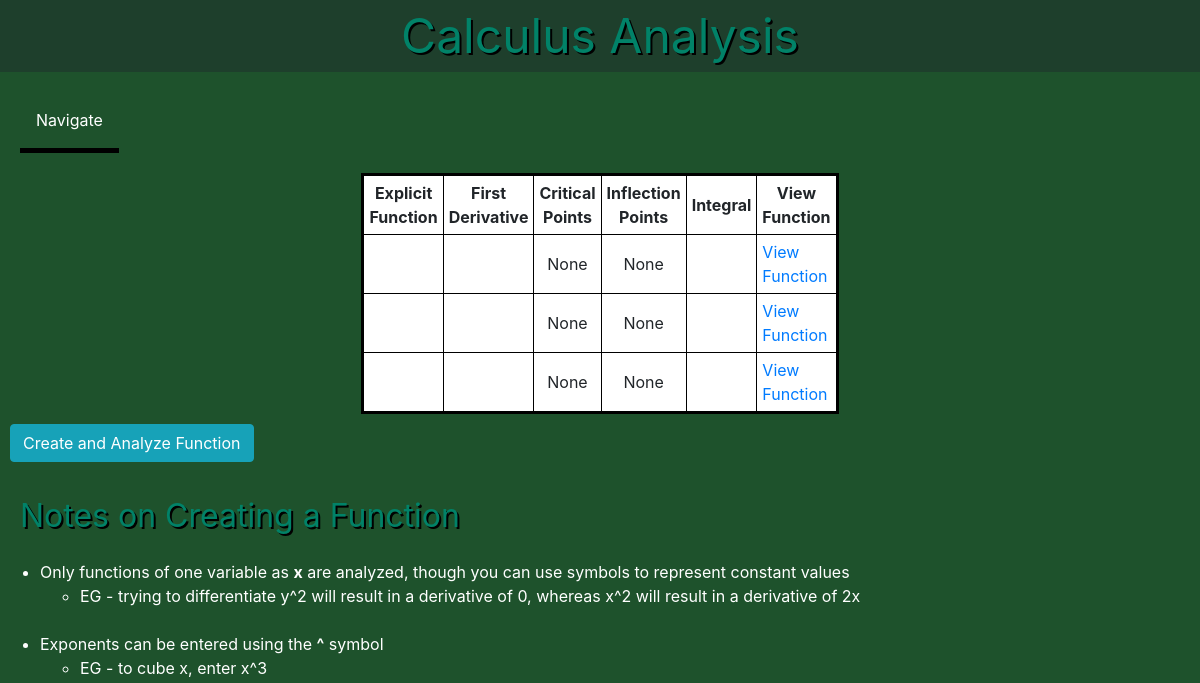
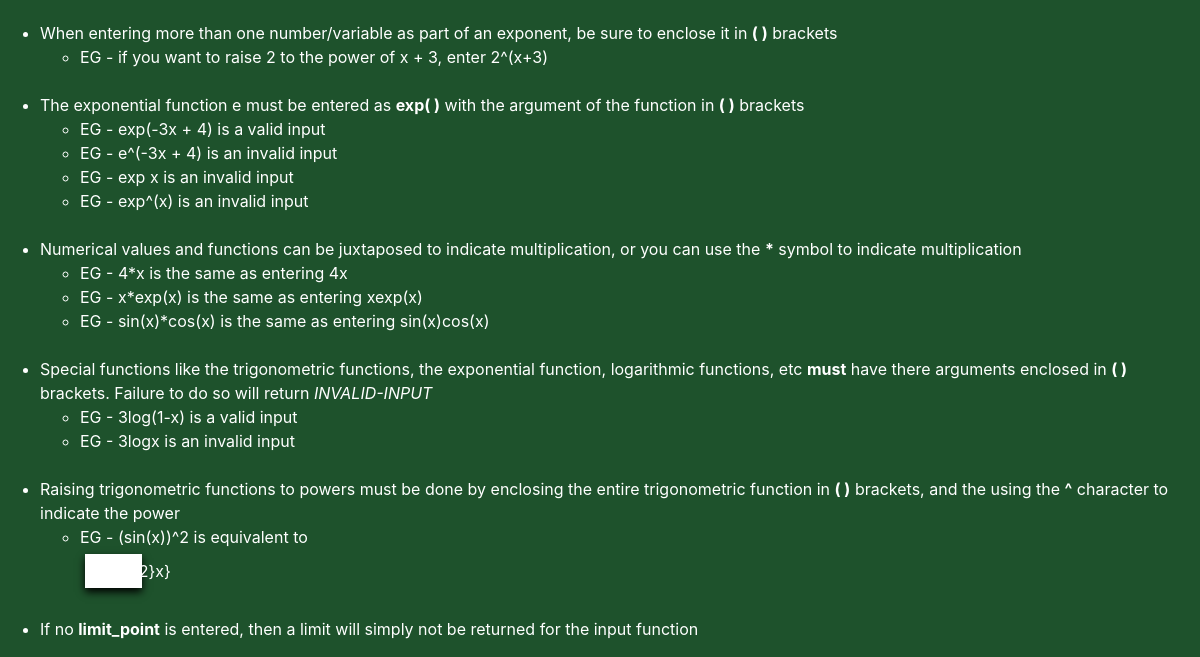
The app's page /calculus_tool/ (signed in), older data (2 pictures, top to bottom).
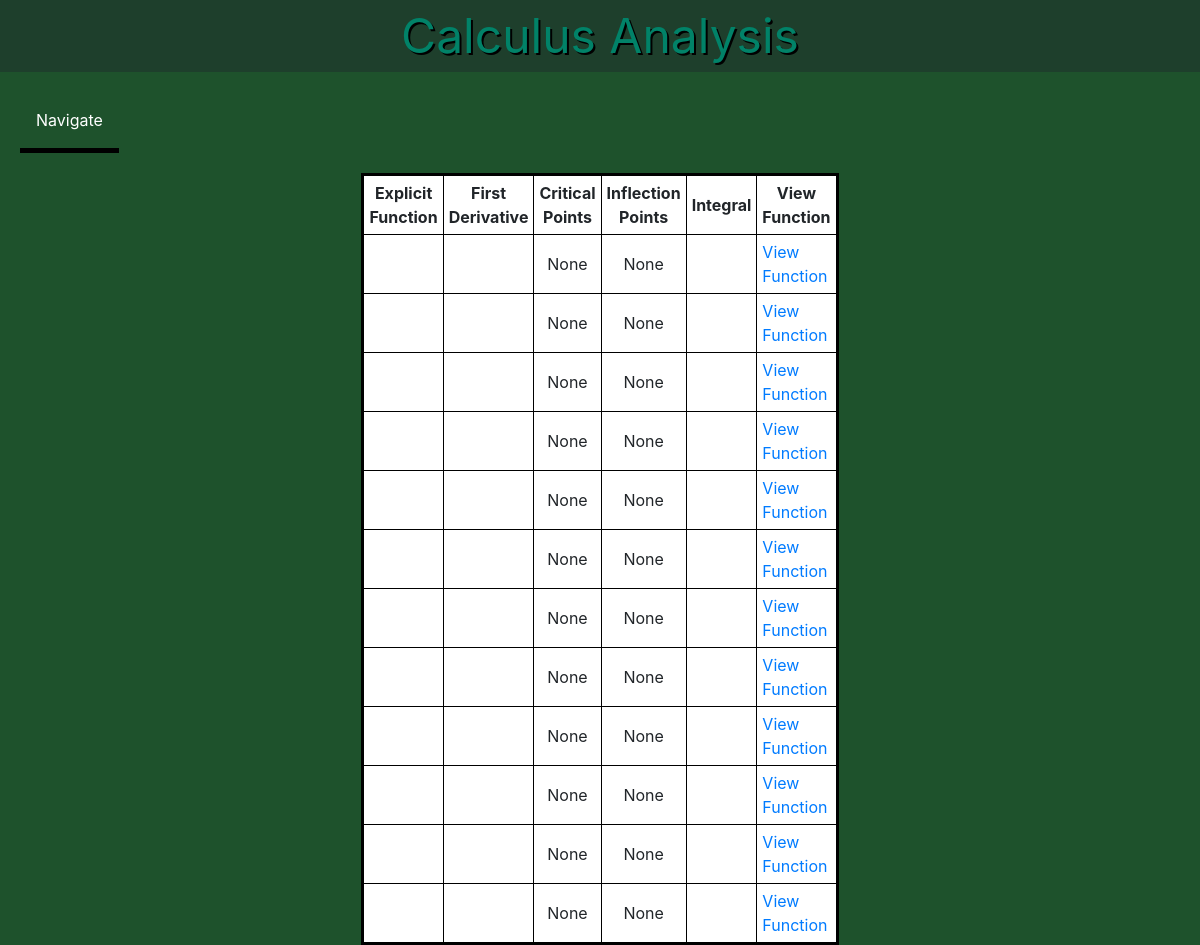
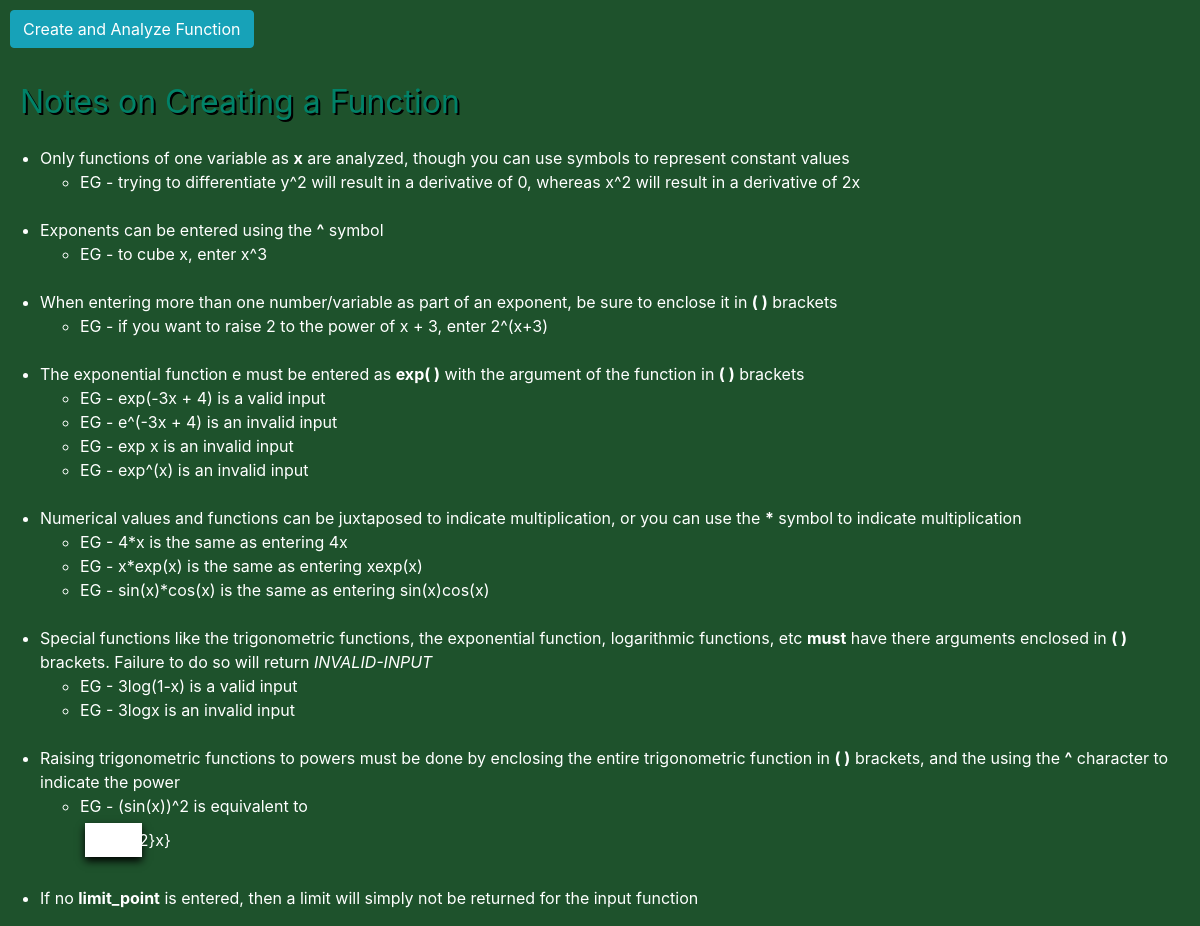
The same page, newer data (2 pictures, top to bottom).
### calctool/models.py (models this page shows, shortened)
class Function(models.Model):
    equation = models.CharField(max_length=100)
    limit_point = models.CharField(max_length=10,blank=True)

### calctool/views.py (the view)
# urls.py: path('calculus_tool/',FunctionListView.as_view(),name='calculus_tool'),
class FunctionListView(ListView):
    model = Function
    template_name = 'calctool/calculus_tool.html'
    context_object_name = 'equations'

### calctool/templatetags/calctool_tags.py (called while the page is built)
@register.simple_tag
def latex_function(function):
    function = function.replace('^','**')
    for char in [chr(i) for i in range(48,58)]:
        function = function.replace('{}x'.format(char),'{}*x'.format(char))
        for f in ['sqrt','exp','ln','log','sin','cos','tan','sec','csc','cot','(']:
            function = function.replace('{}{}'.format(char,f),'{}*{}'.format(char,f))
            function = function.replace('x{}'.format(f),'x*{}'.format(f))
            function = function.replace('){}'.format(f),')*{}'.format(f))
    try:
        latex(sympy.simplify(function))
        validate = True
    except:
        validate = False
    if validate == True:
        return latex(sympy.simplify(function))
    else:
        return 'Invalid-Input'

### calctool/templates/calctool/calculus_tool.html (shortened to what this page needs)
<!DOCTYPE html>
<html>
<html lang="en">
  <head>
    <link rel="stylesheet" href="https://maxcdn.bootstrapcdn.com/bootstrap/4.0.0/css/bootstrap.min.css">
  </head>
<body style="background-color:#1e522c">
<div class='title'><center>Calculus Analysis</center></div>
	<div class='subtitles' style='font-size:100%;'>
		<div class='dropdown'>
			<button class='dropbutton'>Navigate</button>
		</div>
	</div>
{% load calctool_tags %}
{% if request.user.is_superuser %}
<table style="background-color:#ffffff" width=30% align='center'>
	<tr>
		<th><center>Explicit Function</center></th>
		<th><center>First Derivative</center></th>
		<th><center>Critical Points</center></th>
		<th><center>Inflection Points</center></th>
		<th><center>Integral</center></th>
		<th><center>View Function</center></th>
	</tr>
	{% for f in equations %}
	<tr>
		<td>
		</td>
		<td>
		</td>
		{% critpoints f.equation as cps %}
		<td>
		<div lang="latex" align='center'>
		{{cps}}
		</div>
		</td>
		{% infpoints f.equation as ips %}
		<td>
		<div lang="latex" align='center'>
		{{ips}}
		</div>
		</td>
		<td>
		</td>
		<td><a href='{% url 'function-detail' f.id %}'>View Function</a></td>
	</tr>
	{% endfor %}
</table>
{% endif %}
<a class='btn btn-info' style='margin:10px;' href='{% url 'function-create' %}'>Create and Analyze Function</a>
<div class='subtitles'>Notes on Creating a Function</div>
		<ul class='lists'>
			<li>Only functions of one variable as <b>x</b> are analyzed, though you can use symbols to represent constant values</li>
				<ul class='lists'>
					<li>EG - trying to differentiate y^2 will result in a derivative of 0, whereas x^2 will result in a derivative
						of 2x</li>
				</ul>
			<br>
			<li>Exponents can be entered using the <b>^</b> symbol</li>
				<ul class='lists'>
					<li>EG - to cube x, enter x^3</li>
				</ul>
			<br>
			<li>When entering more than one number/variable as part of an exponent, be sure to enclose it in <b>( )</b> brackets</li>
				<ul class='lists'>
					<li>EG - if you want to raise 2 to the power of x + 3, enter 2^(x+3)</li>
				</ul>
			<br>
			<li>The exponential function e must be entered as <b>exp( )</b> with the argument of the function in <b>( )</b> brackets</li>
				<ul class='lists'>
					<li>EG - exp(-3x + 4) is a valid input</li>
					<li>EG - e^(-3x + 4) is an invalid input</li>
					<li>EG - exp x is an invalid input</li>
					<li>EG - exp^(x) is an invalid input</li>
				</ul>
			<br>
			<li>Numerical values and functions can be juxtaposed to indicate multiplication, or you can use the <b>*</b> symbol to indicate
				multiplication</li>
				<ul class='lists'>
					<li>EG - 4*x is the same as entering 4x</li>
					<li>EG - x*exp(x) is the same as entering xexp(x)</li>
					<li>EG - sin(x)*cos(x) is the same as entering sin(x)cos(x)</li>
				</ul>
			<br>
			<li>Special functions like the trigonometric functions, the exponential function, logarithmic functions, etc <b>must</b> have
				there arguments enclosed in <b>( )</b> brackets. Failure to do so will return <i>INVALID-INPUT</i> </li>
				<ul class='lists'>
					<li>EG - 3log(1-x) is a valid input</li>
					<li>EG - 3logx is an invalid input</li>
				</ul>
			<br>
			<li>Raising trigonometric functions to powers must be done by enclosing the entire trigonometric function in <b>( )</b>
				brackets, and the using the <b>^</b> character to indicate the power</li>
				<ul class='lists'>
					<li>EG - (sin(x))^2 is equivalent to </li>
						<div lang="latex" class='latstyle'>
							\sin{^{2}x}
						</div>
				</ul>
			<br>
			<li>If no <b>limit_point</b> is entered, then a limit will simply not be returned for the input function</li>
		</ul>
</body>
</html>

Row changes from the older to the newer data that the page shows:
added Function: cps "None", ips "None"
added Function: cps "None", ips "None"
added Function: cps "None", ips "None"
added Function: cps "None", ips "None"
added Function: cps "None", ips "None"
added Function: cps "None", ips "None"
added Function: cps "None", ips "None"
added Function: cps "None", ips "None"
added Function: cps "None", ips "None"
